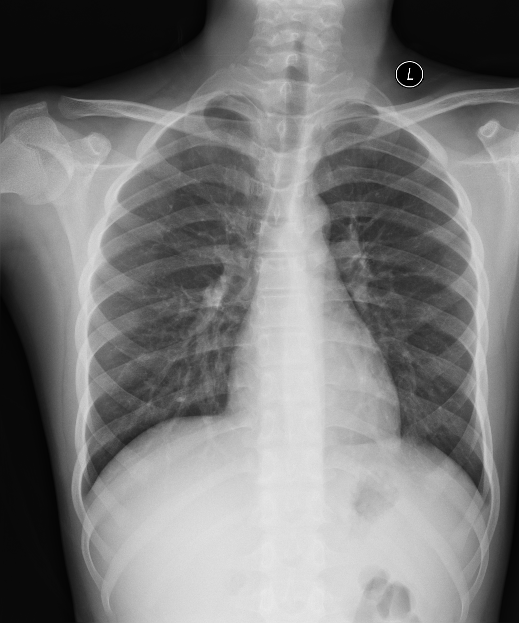
#> input picture backend/test_images/ASD01.jpg, 519 x 623 px
$ python -i utils.py   (imports and definitions only)
#> lines starting #> are read from the running program, lines starting #| are printed output that depends on the picture
#> further down, picture is the input picture: shape (623, 519, 3); min 0, max 255, mean 123.2
import cv2
import numpy as np

def apply_clahe(image_rgb):
    gray = cv2.cvtColor(image_rgb, cv2.COLOR_RGB2GRAY)
    clahe = cv2.createCLAHE(clipLimit=2.0, tileGridSize=(8, 8))
    enhanced = clahe.apply(gray)
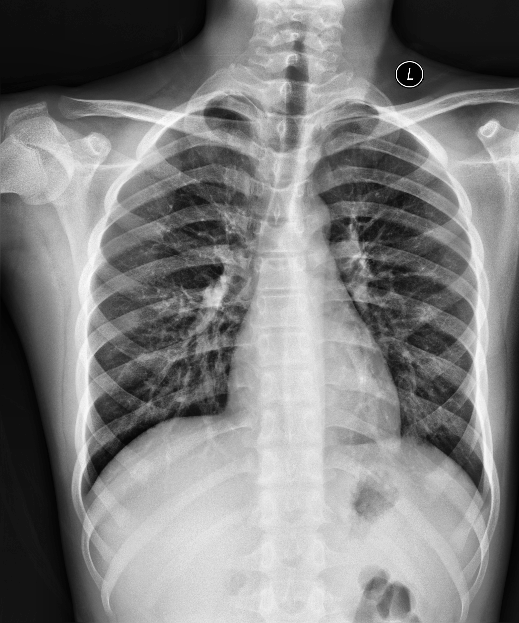
#> enhanced: shape (623, 519); min 1, max 255, mean 127.5
    return cv2.cvtColor(enhanced, cv2.COLOR_GRAY2RGB)

>>> import cv2
>>> picture = cv2.cvtColor(cv2.imread('../test_images/ASD01.jpg'), cv2.COLOR_BGR2RGB)
>>> result = apply_clahe(picture)
